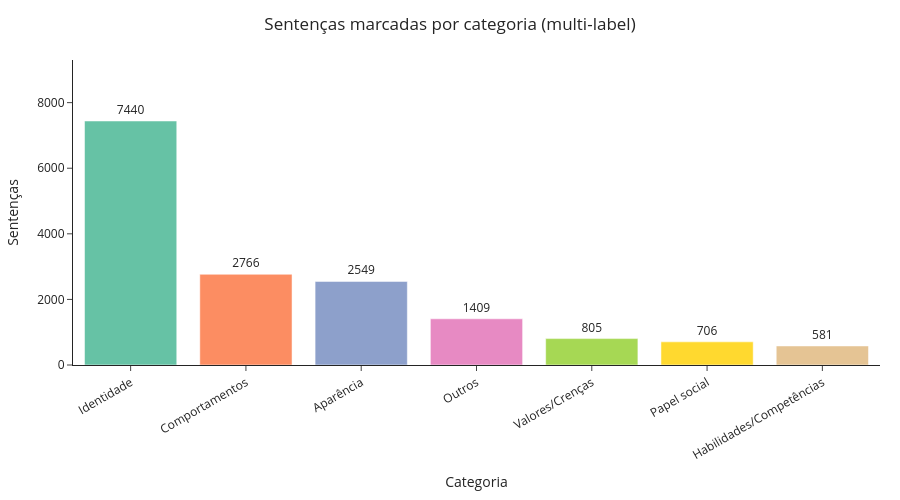

Notebook cell for this chart:
### Markdown cell above
## Frequência de cada categoria na análise multi-label

### Code cell
LABELS = {
    "identidade": "Identidade",
    "aparencia": "Aparência",
    "papel_social": "Papel social",
    "habilidades": "Habilidades/Competências",
    "valores": "Valores/Crenças",
    "comportamentos": "Comportamentos",
    "outros": "Outros",
}

multi_label_long = annotation_statistics_df[["frase_id", "multi_vote"]].explode("multi_vote")
multi_label_long = multi_label_long.dropna(subset=["multi_vote"])
label_counts = (
    multi_label_long["multi_vote"].value_counts()
    .reindex(annotation_types, fill_value=0)
    .reset_index()
)
label_counts.columns = ["categoria", "sentencas"]
label_counts = label_counts.sort_values("sentencas", ascending=False).copy()
label_counts["categoria_label"] = label_counts["categoria"].map(LABELS)

fig = px.bar(
    label_counts,
    x="categoria",
    y="sentencas",
    text="sentencas",
    title="Sentenças marcadas por categoria (multi-label)",
    color="categoria",
    color_discrete_sequence=px.colors.qualitative.Set2,
)
fig.update_traces(
    texttemplate="%{text}",
    textposition="outside",
    hovertemplate="<b>%{customdata[0]}</b><br>Sentenças: %{y}<extra></extra>",
    customdata=label_counts[["categoria_label"]].values,
)
max_y = label_counts["sentencas"].max() if not label_counts.empty else 0
fig.update_layout(
    template="simple_white",
    showlegend=False,
    xaxis_title="Categoria",
    yaxis_title="Sentenças",
    title_x=0.5,
    uniformtext_minsize=12,
    uniformtext_mode="hide",
    margin=dict(l=40, r=20, t=60, b=80),
    height=500,
    xaxis=dict(
        tickangle=-30,
        tickmode="array",
        tickvals=label_counts["categoria"].tolist(),
        ticktext=label_counts["categoria_label"].tolist(),
        categoryorder='array',
        categoryarray=label_counts["categoria"].tolist(),
    ),
)
fig.update_yaxes(range=[0, max_y * 1.25 if max_y else 1])
fig.show()

### Figure 1 — Plotly figure (JSON) as saved in the notebook; plotly's stock layout.template omitted (floating-point values rounded to 4 significant figures)
{"data": [{"customdata": [["Identidade"], ["Comportamentos"], ["Aparência"], ["Outros"], ["Valores/Crenças"], ["Papel social"], ["Habilidades/Competências"]], "hovertemplate": "<b>%{customdata[0]}</b><br>Sentenças: %{y}<extra></extra>", "legendgroup": "identidade", "marker": {"color": "rgb(102,194,165)", "pattern": {"shape": ""}}, "name": "identidade", "orientation": "v", "showlegend": true, "text": [7440.0], "textposition": "outside", "texttemplate": "%{text}", "type": "bar", "x": ["identidade"], "xaxis": "x", "y": [7440], "yaxis": "y"}, {"customdata": [["Identidade"], ["Comportamentos"], ["Aparência"], ["Outros"], ["Valores/Crenças"], ["Papel social"], ["Habilidades/Competências"]], "hovertemplate": "<b>%{customdata[0]}</b><br>Sentenças: %{y}<extra></extra>", "legendgroup": "comportamentos", "marker": {"color": "rgb(252,141,98)", "pattern": {"shape": ""}}, "name": "comportamentos", "orientation": "v", "showlegend": true, "text": [2766.0], "textposition": "outside", "texttemplate": "%{text}", "type": "bar", "x": ["comportamentos"], "xaxis": "x", "y": [2766], "yaxis": "y"}, {"customdata": [["Identidade"], ["Comportamentos"], ["Aparência"], ["Outros"], ["Valores/Crenças"], ["Papel social"], ["Habilidades/Competências"]], "hovertemplate": "<b>%{customdata[0]}</b><br>Sentenças: %{y}<extra></extra>", "legendgroup": "aparencia", "marker": {"color": "rgb(141,160,203)", "pattern": {"shape": ""}}, "name": "aparencia", "orientation": "v", "showlegend": true, "text": [2549.0], "textposition": "outside", "texttemplate": "%{text}", "type": "bar", "x": ["aparencia"], "xaxis": "x", "y": [2549], "yaxis": "y"}, {"customdata": [["Identidade"], ["Comportamentos"], ["Aparência"], ["Outros"], ["Valores/Crenças"], ["Papel social"], ["Habilidades/Competências"]], "hovertemplate": "<b>%{customdata[0]}</b><br>Sentenças: %{y}<extra></extra>", "legendgroup": "outros", "marker": {"color": "rgb(231,138,195)", "pattern": {"shape": ""}}, "name": "outros", "orientation": "v", "showlegend": true, "text": [1409.0], "textposition": "outside", "texttemplate": "%{text}", "type": "bar", "x": ["outros"], "xaxis": "x", "y": [1409], "yaxis": "y"}, {"customdata": [["Identidade"], ["Comportamentos"], ["Aparência"], ["Outros"], ["Valores/Crenças"], ["Papel social"], ["Habilidades/Competências"]], "hovertemplate": "<b>%{customdata[0]}</b><br>Sentenças: %{y}<extra></extra>", "legendgroup": "valores", "marker": {"color": "rgb(166,216,84)", "pattern": {"shape": ""}}, "name": "valores", "orientation": "v", "showlegend": true, "text": [805.0], "textposition": "outside", "texttemplate": "%{text}", "type": "bar", "x": ["valores"], "xaxis": "x", "y": [805], "yaxis": "y"}, {"customdata": [["Identidade"], ["Comportamentos"], ["Aparência"], ["Outros"], ["Valores/Crenças"], ["Papel social"], ["Habilidades/Competências"]], "hovertemplate": "<b>%{customdata[0]}</b><br>Sentenças: %{y}<extra></extra>", "legendgroup": "papel_social", "marker": {"color": "rgb(255,217,47)", "pattern": {"shape": ""}}, "name": "papel_social", "orientation": "v", "showlegend": true, "text": [706.0], "textposition": "outside", "texttemplate": "%{text}", "type": "bar", "x": ["papel_social"], "xaxis": "x", "y": [706], "yaxis": "y"}, {"customdata": [["Identidade"], ["Comportamentos"], ["Aparência"], ["Outros"], ["Valores/Crenças"], ["Papel social"], ["Habilidades/Competências"]], "hovertemplate": "<b>%{customdata[0]}</b><br>Sentenças: %{y}<extra></extra>", "legendgroup": "habilidades", "marker": {"color": "rgb(229,196,148)", "pattern": {"shape": ""}}, "name": "habilidades", "orientation": "v", "showlegend": true, "text": [581.0], "textposition": "outside", "texttemplate": "%{text}", "type": "bar", "x": ["habilidades"], "xaxis": "x", "y": [581], "yaxis": "y"}], "layout": {"barmode": "relative", "height": 500, "legend": {"title": {"text": "categoria"}, "tracegroupgap": 0}, "margin": {"b": 80, "l": 40, "r": 20, "t": 60}, "showlegend": false, "title": {"text": "Sentenças marcadas por categoria (multi-label)", "x": 0.5}, "uniformtext": {"minsize": 12, "mode": "hide"}, "xaxis": {"anchor": "y", "categoryarray": ["identidade", "comportamentos", "aparencia", "outros", "valores", "papel_social", "habilidades"], "categoryorder": "array", "domain": [0, 1], "tickangle": -30, "tickmode": "array", "ticktext": ["Identidade", "Comportamentos", "Aparência", "Outros", "Valores/Crenças", "Papel social", "Habilidades/Competências"], "tickvals": ["identidade", "comportamentos", "aparencia", "outros", "valores", "papel_social", "habilidades"], "title": {"text": "Categoria"}}, "yaxis": {"anchor": "x", "domain": [0, 1], "range": [0, 9300], "title": {"text": "Sentenças"}}}}
